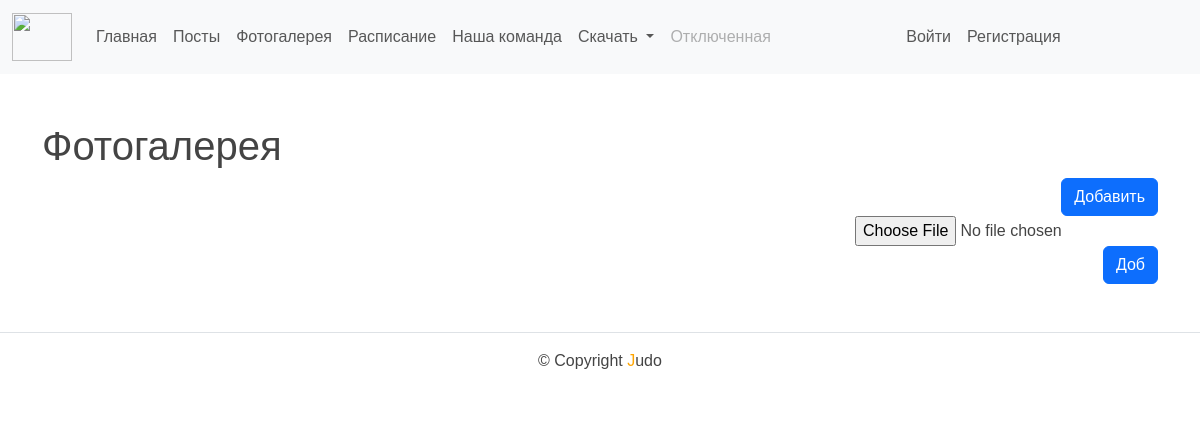
The app's page /photo/, older data.
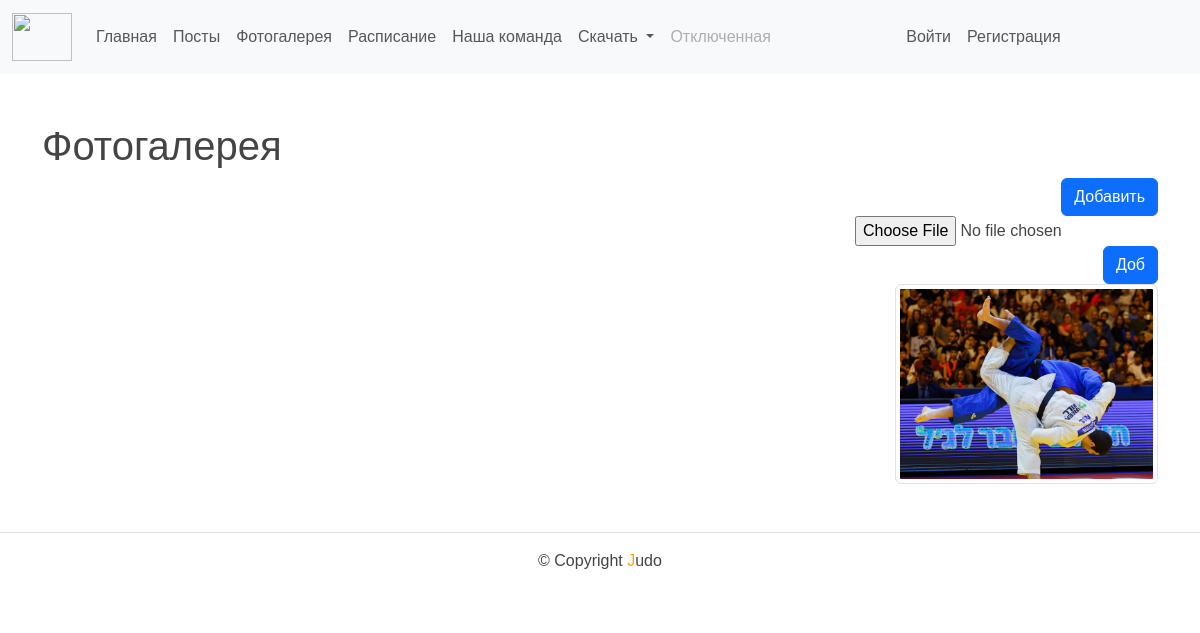
The same page, newer data.
### backend/models.py (models this page shows)
class PostsPhoto(models.Model):
    photo = models.ImageField(upload_to="photos/%Y/%m/%d/")
    time_create = models.DateTimeField(auto_now_add=True)
    time_update = models.DateTimeField(auto_now=True)
    is_published = models.BooleanField(default=True)
    class Meta:
        verbose_name = 'Фотографии'
        verbose_name_plural = 'Фотографии'
        ordering = ['time_create', ]

### backend/views.py (the view)
# urls.py: path('photo/', photo, name='photo'),
def photo(request):
    form = PhotoForm(
            request.POST,
            files=request.FILES or None
        )
    photo = PostsPhoto.objects.all()
    paginator = Paginator(photo, 8)
    page_number = request.GET.get('page')
    page_obj = paginator.get_page(page_number)
    return render(request, 'backend/photo.html', {'menu': menu, 'title': 'Фотогалерея', 'page_obj': page_obj, 'form': form})

### backend/forms.py
class PhotoForm(forms.ModelForm):
    class Meta:
        model = PostsPhoto
        fields = ['photo']

### templates/backend/photo.html (shortened to what this page needs)
{% extends 'base.html' %}
{% block content %}
<h1>{{ title }}</h1>
<div class="raz">
    <a class="btn btn-primary" href="#" role="button">Добавить</a>
<div>
    {% for field in form %}
    {{ field}}
    {% endfor %}
    <div class="d-flex justify-content-end">
              <button type="submit" class="btn btn-primary">
                  Доб
              </button>
            </div>
<div class="glightbox">
    {% for p in page_obj %}
    <div class="img">
      {% if p.photo %}
          <a href="{{p.photo.url}}">
            <img src="{{p.photo.url}}" class="img-thumbnail" alt="image"/>
          </a>
      {% endif %}
    </div>
    {% endfor %}
</div>
{% endblock %}

Row changes from the older to the newer data that the page shows:
added PostsPhoto: photo (picture)
